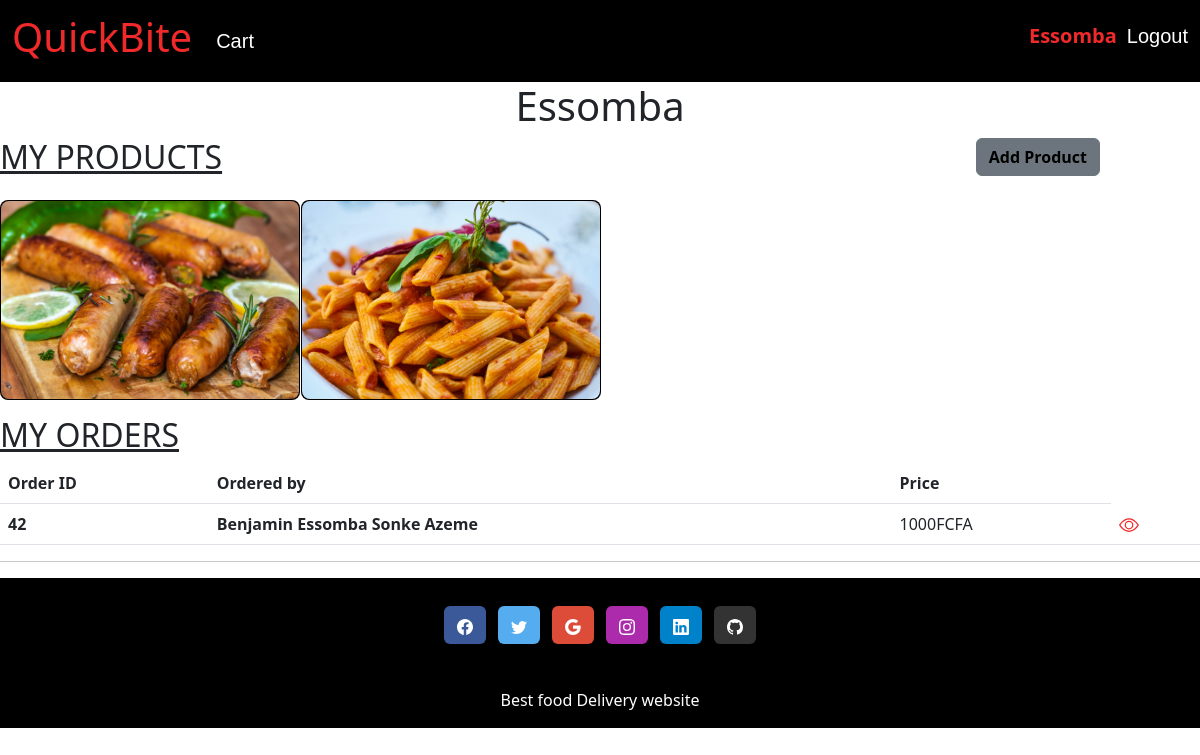
The page /my_store/ (signed in) on the database its author committed.
### store/models.py (models this page shows, shortened)
class Product(models.Model):
    DRAFT = 'draft'
    WAITING_APPROVAL = 'waitingapproval'
    ACTIVE = 'active'
    DELETED = 'deleted'
    STATUS_CHOICES = (
        (DRAFT, 'Draft'),
        (WAITING_APPROVAL, 'Waiting approval'),
        (ACTIVE, 'Active'),
        (DELETED, 'Deleted'),
    )
    user = models.ForeignKey(User, related_name='products', on_delete=models.CASCADE)
    category = models.ForeignKey(Category, related_name='products', on_delete=models.CASCADE)
    title = models.CharField(max_length=50)
    slug = models.SlugField(max_length=50)
    description = models.TextField(blank=True)
    price = models.IntegerField()
    image = models.ImageField(upload_to='uploads/product_images', blank=True, null=True)
    created_at = models.DateTimeField(auto_now_add=True)
    updated_at = models.DateTimeField(auto_now=True)
    status = models.CharField(max_length=50, choices=STATUS_CHOICES, default=ACTIVE)
    class Meta:
        ordering = ('-created_at',)

class OrderItem(models.Model):
    order = models.ForeignKey(Order, related_name='items', on_delete=models.CASCADE)
    product = models.ForeignKey(Product, related_name='items', on_delete=models.CASCADE)
    price = models.IntegerField()
    quantity = models.IntegerField(default=1)
    is_performed = models.BooleanField(default=False)
    def get_display_price(self):
        return self.price

class Order(models.Model):
    first_name = models.CharField(max_length=255)
    last_name = models.CharField(max_length=255)
    city = models.CharField(max_length=255)
    address = models.CharField(max_length=255)
    Telephone = models.CharField(max_length=255)
    created_by = models.ForeignKey(User, related_name='orders', on_delete=models.SET_NULL, null=True)
    created_at = models.DateTimeField(auto_now_add=True)

### userprofile/views.py (the view)
# urls.py: path('my_store/',views.my_store, name='my_store'),
@login_required
def my_store(request):
    products = request.user.products.exclude(status=Product.DELETED)
    order_items = OrderItem.objects.filter(product__user=request.user)
    return render(request, 'my_store.html', {
        'products': products,
        'order_items': order_items
    })

### templates/my_store.html (shortened to what this page needs)
{% extends 'base.html' %}
{% load static %}
{% block content %}
  {% if request.user.is_authenticated %}
<h1 style="text-align: center;">
    {{ user.username}}
</h1>
  {% endif %}
  <h2 style="display: inline; margin-right: 30px;"><u>MY PRODUCTS</u></h2>
<a href="{% url 'add_product'%}" style="display: inline;"><button class="btn btn-secondary" style="color: #000000; font-weight: 700; float: right; margin-right: 100px;">Add Product</button></a>
<br><br>
{% if request.user.products%}
<div class="row row-cols-1 row-cols-md-4 g-1">
  {% for product in products %}
      <div class="col">
        <figure class="card">
          {% if product.image %}
          <img class="card_image" src="{{ product.image.url }}" alt="">
          {% endif %}
          <figcaption class="card_body">
            <div style="margin-top: 0%;">
              <h5 class="card_title">{{ product.title }}</h5>
              <p class="card_text">Price - {{ product.price }}FCFA</p>
            </div>
            <a href="{% url 'edit_product' product.id %}" style="text-decoration: none; color: #F02A2A;">  </a> <br>
            <a href="{% url 'delete_product' product.id %}" style="text-decoration: none; color: #F02A2A;">  </a>
      </figcaption>
        </figure>
      </div>
  {% endfor %}
   </div>
    {%else%}
<h2>You have no products</h2>
{% endif %}
<h2><u>MY ORDERS</u></h2>
    <table class="table">
        <thead>
          <tr>
            <th scope="col">Order ID</th>
            <th scope="col">Ordered by</th>
            <th scope="col">Price</th>
          </tr>
        </thead>
        {% for order_item in order_items %}
        {% if order_item.is_performed %}
        {%else%}
            <tbody>
                <tr>
                    <th>{{ order_item.id }}</th>
                    <th scope="row">{{ order_item.order.first_name  }} {{ order_item.order.last_name  }}</th>
                    <td>{{ order_item.get_display_price }}FCFA</td>
                    <th><a href="{% url 'my_store_order_detail' order_item.order.id %}" style="color: #F02A2A;"></a></th>
                </tr>
            </tbody>
        {% endif%}
    {% endfor %}
      </table>
    <hr>
{%include 'footer.html'%}
{% endblock content %}

### templates/nav.html (shortened to what this page needs)
<nav >
    <nav class="navbar sticky-top navbar-expand-lg bg-black">
        <div class="container-fluid">
          <a class="navbar-brand" href="{% url 'home' %}"><h1>QuickBite</h1></a>
          <div class="collapse navbar-collapse" id="navbarSupportedContent">
            <ul class="navbar-nav me-auto mb-2 mb-lg-0">
                {% if request.user.is_authenticated %}
              <li class="nav-item">
              <a class="nav-link" href="{% url 'cart_view' %}">Cart</a>
              </li>
              {% endif %}
            </ul>
            <div style="display: flex; flex-direction: row;">
              {% if request.user.is_authenticated %}
              <p style="color: #F02A2A; margin-right: 10px; font-size: 20px; font-weight: 600;"> {{ user.username}}</p>
              <p><a class="nav-link" href="{% url 'logout' %}">  Logout</a></p>
              {% endif %}
            </div>
          </div>
        </div>
      </nav>
</nav>

### static/test.css (style rules this page uses)
p { margin-top: 5px; }
a { text-decoration: none; }
.nav-link { color: white; font-size: 20px; font-family: Arial, Helvetica, sans-serif; }
.navbar-brand { color: #F02A2A; }
.card { position: relative; isolation: isolate; width: 300px; height: 200px; background-color: #000; border-radius: 8px; }
.card_image { display: block; width: 100%; height: 100%; object-fit: cover; border-radius: inherit; transition: transform 250ms; }
.card_body { position: absolute; inset: 0; z-index: -1; display: flex; align-items: flex-end; justify-content: space-between; padding: 20px; color: #ffffff; }

### rows shown on the page
Product: image (picture)
Product: image (picture)
OrderItem: id "42", order.first_name "Benjamin", order.last_name "Essomba Sonke Azeme", get_display_price "1000"

### other values the page prints
{{ user.username }} "Essomba"
